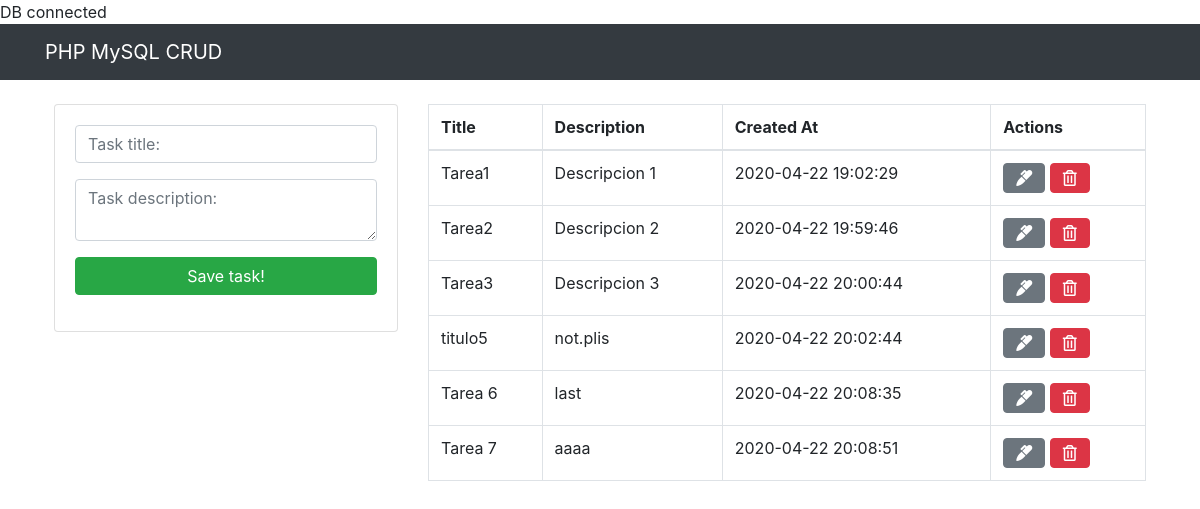
The page / on the database its author committed.
### tables this page shows
CREATE TABLE `task` (
  `id` int(11) NOT NULL,
  `title` varchar(255) NOT NULL,
  `description` text NOT NULL,
  `created_at` timestamp NOT NULL DEFAULT current_timestamp()
);

### index.php (the view, shortened to what this page needs)
<?php include("db.php") ?>
<?php include("includes/header.php") ?>
<div class="container p-4">
    <div class="row">
        <div class="col-md-4">
            <div class="card card-body">
                <form action="save_task.php" method="POST">
                    <div class="form-group">
                        <input type="text" name="title" class="form-control" placeholder="Task title: " autofocus>
                    </div>
                    <div class="form-group">
                        <textarea name="description" rows="2" placeholder="Task description: " class="form-control" ></textarea>
                    </div>
                    <input type="submit" class="btn btn-success btn-block" name="save_task" value="Save task!">
                </form>
            </div>
        </div>
        <div class="col-md-8" font-size="12px">
            <table class="table table-bordered">
                <thead>
                    <tr>
                        <th>Title</th>
                        <th>Description</th>
                        <th>Created At</th>
                        <th>Actions</th>
                    </tr>
                </thead>
                <tbody>
                    <?php
                        $query = "SELECT * FROM task";
                        $result_tasks = mysqli_query($conn, $query);
                        while($row = mysqli_fetch_array($result_tasks)) { ?>
                            <tr>
                                <td><?php echo $row['title'] ?></td>
                                <td><?php echo $row['description'] ?></td>
                                <td><?php echo $row['created_at'] ?></td>
                                <td>
                                    <a href="edit.php?id=<?php echo $row['id']?>" class="btn btn-secondary">
                                        <i class="fas fa-marker"></i>
                                    </a>
                                    <a href="delete_task.php?id=<?php echo $row['id']?>" class="btn btn-danger">
                                        <i class="far fa-trash-alt"></i>
                                    </a>
                                </td>
                            </tr>
                        <?php } ?>
                </tbody>
            </table>
        </div>
    </div>
</div>
<?php include("includes/footer.php") ?>

### includes/header.php (shortened to what this page needs)
<!DOCTYPE html>
<html lang="en">
<head>
    <link rel="stylesheet" href="https://stackpath.bootstrapcdn.com/bootstrap/4.4.1/css/bootstrap.min.css">
    <link rel="stylesheet" href="https://use.fontawesome.com/releases/v5.6.3/css/all.css">
</head>
<body>
<nav class="navbar navbar-dark bg-dark">
    <div class="container">
        <a href="index.php" class="navbar-brand"> PHP MySQL CRUD </a>
    </div>
</nav>

### includes/footer.php (shortened to what this page needs)
</body>
</html>

### rows shown on the page
task: title "Tarea1", description "Descripcion 1", created_at "2020-04-22 19:02:29"
task: title "Tarea2", description "Descripcion 2", created_at "2020-04-22 19:59:46"
task: title "Tarea3", description "Descripcion 3", created_at "2020-04-22 20:00:44"
task: title "titulo5", description "not.plis", created_at "2020-04-22 20:02:44"
task: title "Tarea 6", description "last", created_at "2020-04-22 20:08:35"
task: title "Tarea 7", description "aaaa", created_at "2020-04-22 20:08:51"
